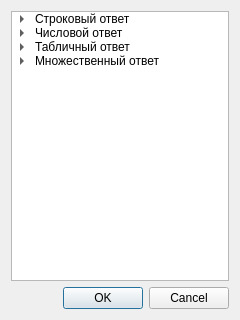
<?xml version="1.0" encoding="UTF-8"?>
<ui version="4.0">
 <class>Select_type_ex</class>
 <widget class="QDialog" name="Select_type_ex">
  <property name="geometry">
   <rect>
    <x>0</x>
    <y>0</y>
    <width>240</width>
    <height>320</height>
   </rect>
  </property>
  <property name="windowTitle">
   <string>Dialog</string>
  </property>
  <layout class="QGridLayout" name="gridLayout">
   <item row="0" column="0">
    <widget class="QTreeWidget" name="treeWidget">
     <property name="headerHidden">
      <bool>true</bool>
     </property>
     <column>
      <property name="text">
       <string>1</string>
      </property>
     </column>
     <item>
      <property name="text">
       <string>Строковый ответ</string>
      </property>
      <item>
       <property name="text">
        <string>Строковый ответ</string>
       </property>
      </item>
      <item>
       <property name="text">
        <string>Вставить пропущенное слово</string>
       </property>
      </item>
     </item>
     <item>
      <property name="text">
       <string>Числовой ответ</string>
      </property>
      <item>
       <property name="text">
        <string>Числовой ответ</string>
       </property>
      </item>
      <item>
       <property name="text">
        <string>Последовательность</string>
       </property>
      </item>
     </item>
     <item>
      <property name="text">
       <string>Табличный ответ</string>
      </property>
      <item>
       <property name="text">
        <string>Сопоставление</string>
       </property>
      </item>
      <item>
       <property name="text">
        <string>Вставить пропущенное слово</string>
       </property>
      </item>
     </item>
     <item>
      <property name="text">
       <string>Множественный ответ</string>
      </property>
      <item>
       <property name="text">
        <string>Множественный ответ</string>
       </property>
      </item>
     </item>
    </widget>
   </item>
   <item row="1" column="0">
    <widget class="QDialogButtonBox" name="buttonBox">
     <property name="orientation">
      <enum>Qt::Horizontal</enum>
     </property>
     <property name="standardButtons">
      <set>QDialogButtonBox::Cancel|QDialogButtonBox::Ok</set>
     </property>
    </widget>
   </item>
  </layout>
 </widget>
 <resources/>
 <connections>
  <connection>
   <sender>buttonBox</sender>
   <signal>accepted()</signal>
   <receiver>Select_type_ex</receiver>
   <slot>accept()</slot>
   <hints>
    <hint type="sourcelabel">
     <x>248</x>
     <y>254</y>
    </hint>
    <hint type="destinationlabel">
     <x>157</x>
     <y>274</y>
    </hint>
   </hints>
  </connection>
  <connection>
   <sender>buttonBox</sender>
   <signal>rejected()</signal>
   <receiver>Select_type_ex</receiver>
   <slot>reject()</slot>
   <hints>
    <hint type="sourcelabel">
     <x>316</x>
     <y>260</y>
    </hint>
    <hint type="destinationlabel">
     <x>286</x>
     <y>274</y>
    </hint>
   </hints>
  </connection>
 </connections>
</ui>
